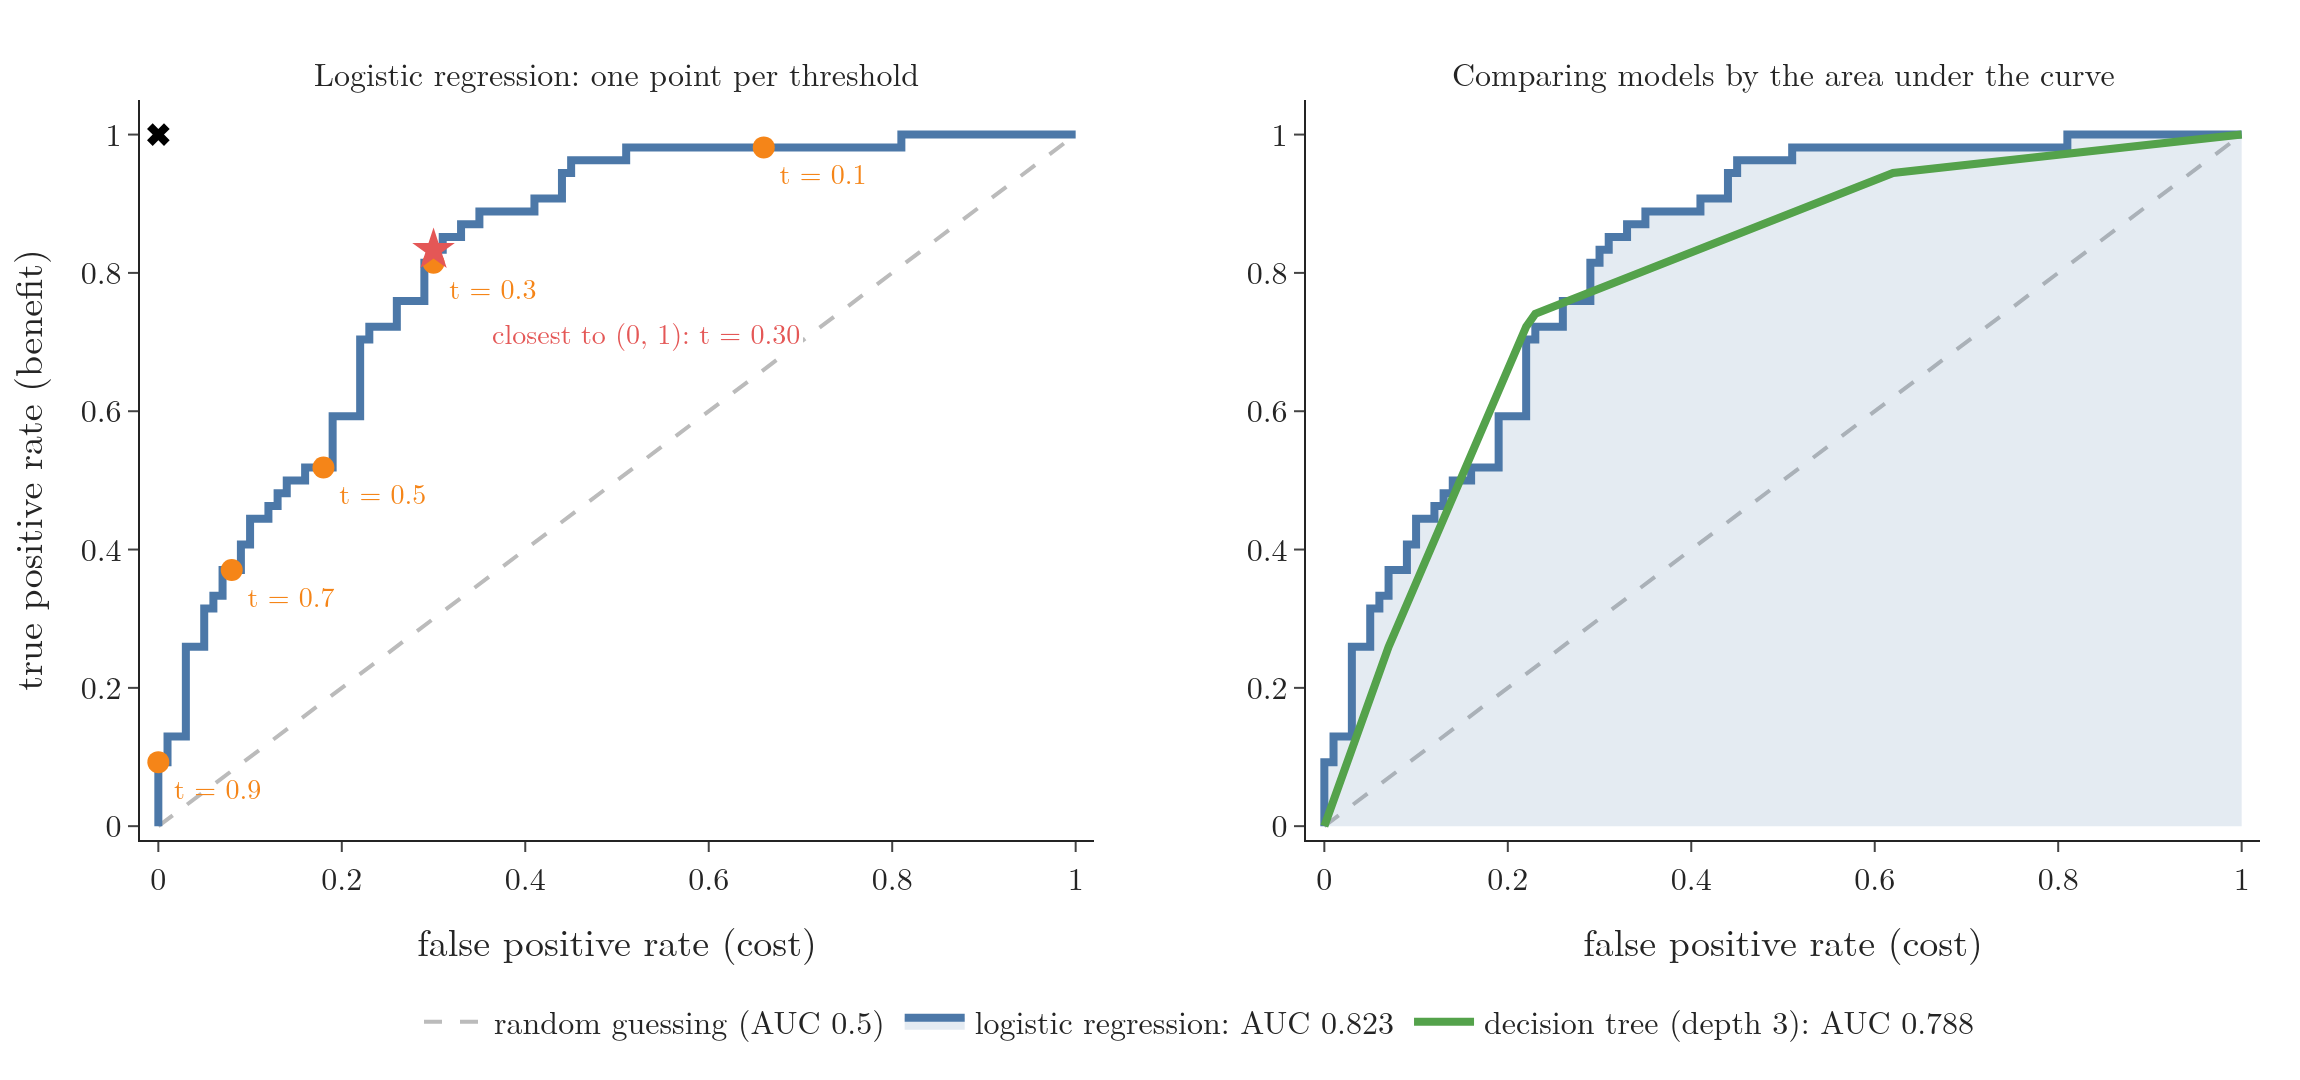

This figure's Python source:
"""Note ML-077 figures (Plotly): predicted probabilities by class with three thresholds; ROC curve with thresholds; two models' ROC and AUC."""
from pathlib import Path
import numpy as np
import pandas as pd
import plotly.graph_objects as go
from plotly.subplots import make_subplots
from sklearn.linear_model import LogisticRegression
from sklearn.metrics import roc_auc_score, roc_curve
from sklearn.model_selection import train_test_split
from sklearn.pipeline import make_pipeline
from sklearn.preprocessing import StandardScaler
from sklearn.tree import DecisionTreeClassifier

here = Path(__file__).parent
font = dict(family="Latin Modern Roman", size=16)
df = pd.read_csv(here.parent / "data" / "diabetes.csv")
X, y = df.drop(columns="Outcome"), df["Outcome"]
Xtr, Xte, ytr, yte = train_test_split(X, y, test_size=0.2, random_state=42, stratify=y)
lr = make_pipeline(StandardScaler(), LogisticRegression()).fit(Xtr, ytr)
p = lr.predict_proba(Xte)[:, 1]
np.savetxt(here / "lr_probs.csv", np.c_[yte.values, p], delimiter=",", header="y,p", comments="", fmt="%.6f")

# 1. probabilities by class
fig = go.Figure()
fig.add_trace(go.Histogram(x=p[yte.values == 0], xbins=dict(start=0, end=1, size=0.05), name="no diabetes (0)",
                           marker_color="#4C78A8", opacity=0.7))
fig.add_trace(go.Histogram(x=p[yte.values == 1], xbins=dict(start=0, end=1, size=0.05), name="diabetes (1)",
                           marker_color="#E45756", opacity=0.7))
for t, c in ((0.3, "#54A24B"), (0.5, "black"), (0.7, "#F58518")):
    fig.add_trace(go.Scatter(x=[t, t], y=[0, 30], mode="lines", line=dict(color=c, width=3, dash="dash"), name=f"threshold {t}"))
fig.update_layout(template="simple_white", width=1000, height=440, font=font, barmode="overlay", margin=dict(l=60, r=20, t=30, b=60),
                  legend=dict(x=0.76, y=0.98, bgcolor="rgba(255,255,255,0.9)"), xaxis=dict(title="predicted probability of diabetes", range=[0, 1]),
                  yaxis=dict(title="number of test patients", range=[0, 30]))
fig.write_image(here / "probabilities.png", scale=2); fig.write_image(here / "probabilities.pdf")

# 2. ROC with thresholds, and two models
fpr, tpr, thr = roc_curve(yte, p)
dt = DecisionTreeClassifier(max_depth=3, random_state=0).fit(Xtr, ytr)
pd_ = dt.predict_proba(Xte)[:, 1]
fpr2, tpr2, _ = roc_curve(yte, pd_)
auc1, auc2 = roc_auc_score(yte, p), roc_auc_score(yte, pd_)
best = np.hypot(fpr, 1 - tpr).argmin()
fig = make_subplots(rows=1, cols=2, horizontal_spacing=0.1,
                    subplot_titles=("Logistic regression: one point per threshold", "Comparing models by the area under the curve"))
for col in (1, 2):
    fig.add_trace(go.Scatter(x=[0, 1], y=[0, 1], mode="lines", line=dict(color="#BBBBBB", width=2, dash="dash"),
                             name="random guessing (AUC 0.5)", showlegend=(col == 2)), 1, col)
fig.add_trace(go.Scatter(x=fpr, y=tpr, mode="lines", line=dict(color="#4C78A8", width=4), showlegend=False), 1, 1)
for t in (0.1, 0.3, 0.5, 0.7, 0.9):
    pred = p >= t
    tp_ = (pred & (yte.values == 1)).sum(); fp_ = (pred & (yte.values == 0)).sum()
    x0, y0 = fp_ / (yte.values == 0).sum(), tp_ / (yte.values == 1).sum()
    fig.add_trace(go.Scatter(x=[x0], y=[y0], mode="markers+text", marker=dict(size=11, color="#F58518"), text=[f"t = {t}"],
                             textposition="bottom right", textfont=dict(color="#F58518", size=14), showlegend=False), 1, 1)
fig.add_trace(go.Scatter(x=[fpr[best]], y=[tpr[best]], mode="markers", marker=dict(size=16, color="#E45756", symbol="star"),
                         showlegend=False), 1, 1)
fig.add_annotation(x=fpr[best] + 0.06, y=tpr[best] - 0.12, text=f"closest to (0, 1): t = {thr[best]:.2f}", showarrow=False, bgcolor="white",
                   xanchor="left", font=dict(color="#E45756", size=14), row=1, col=1)
fig.add_trace(go.Scatter(x=[0], y=[1], mode="markers", marker=dict(size=10, color="black", symbol="x"), showlegend=False), 1, 1)
fig.add_trace(go.Scatter(x=fpr, y=tpr, mode="lines", line=dict(color="#4C78A8", width=4), fill="tozeroy",
                         fillcolor="rgba(76,120,168,0.15)", name=f"logistic regression: AUC {auc1:.3f}"), 1, 2)
fig.add_trace(go.Scatter(x=fpr2, y=tpr2, mode="lines", line=dict(color="#54A24B", width=4), name=f"decision tree (depth 3): AUC {auc2:.3f}"), 1, 2)
fig.update_xaxes(title="false positive rate (cost)", range=[-0.02, 1.02])
fig.update_yaxes(title="true positive rate (benefit)", range=[-0.02, 1.05], row=1, col=1)
fig.update_yaxes(range=[-0.02, 1.05], row=1, col=2)
fig.update_layout(template="simple_white", width=1150, height=540, font=font, margin=dict(l=70, r=20, t=50, b=110),
                  legend=dict(orientation="h", x=0.5, xanchor="center", y=-0.2))
fig.write_image(here / "roc.png", scale=2); fig.write_image(here / "roc.pdf")
print("auc", auc1, auc2, "best", thr[best], fpr[best], tpr[best])
